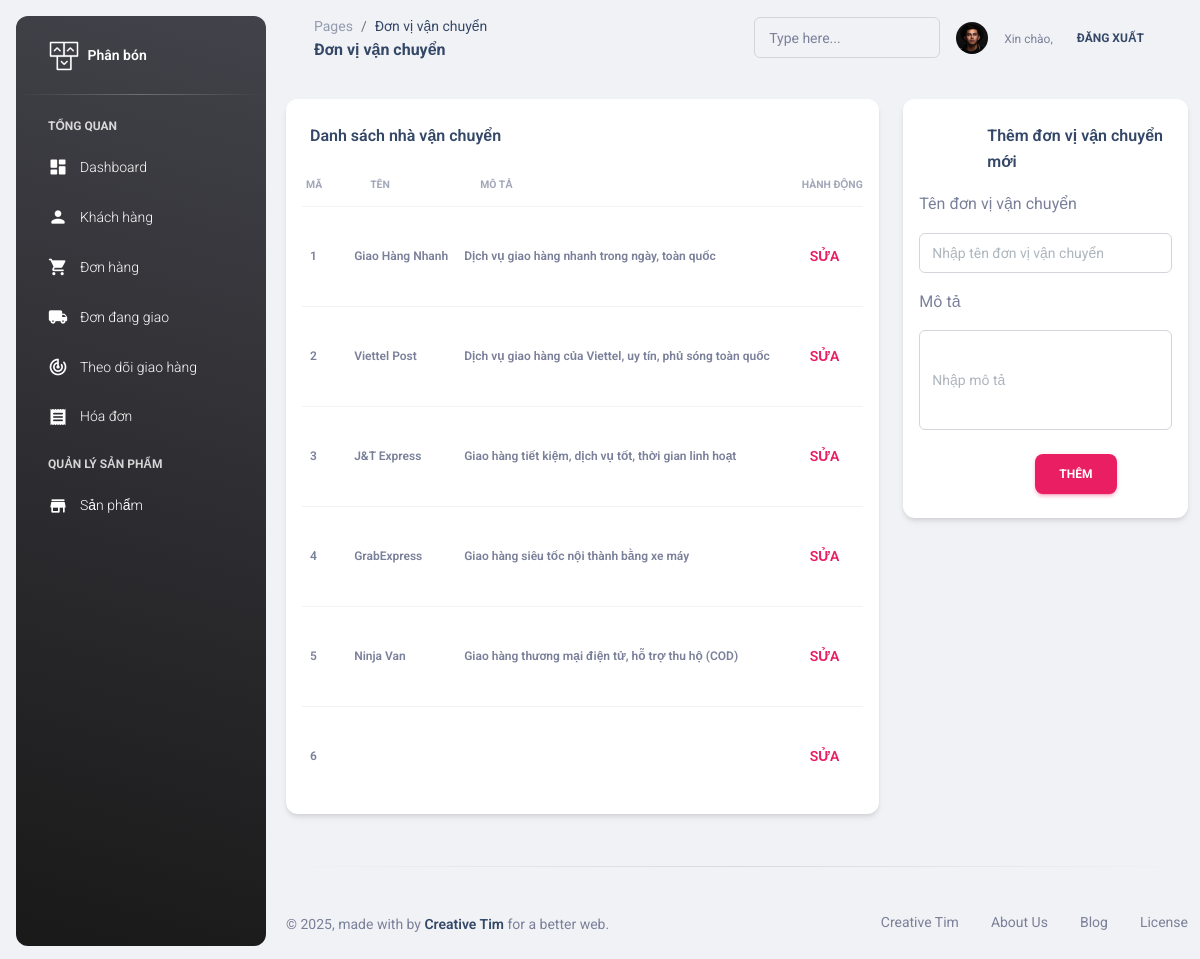
The app's page /admin/transporters.php with its own data.
### tables this page shows
CREATE TABLE `nha_van_chuyen` (
  `NVC_MA` int(11) NOT NULL,
  `NVC_TEN` varchar(100) NOT NULL,
  `NVC_MOTA` text NOT NULL
);

### admin/transporters.php (the view, shortened to what this page needs)
<!DOCTYPE html>
<html lang="en">
<?php include "head.php"; ?>
<body class="g-sidenav-show  bg-gray-200">
<?php
    require 'aside.php';
  ?>
  <main class="main-content position-relative max-height-vh-100 h-100 border-radius-lg ">
    <nav class="navbar navbar-main navbar-expand-lg px-0 mx-4 shadow-none border-radius-xl" id="navbarBlur" data-scroll="true">
			<div class="container-fluid py-1 px-3">
        <nav aria-label="breadcrumb">
          <ol class="breadcrumb bg-transparent mb-0 pb-0 pt-1 px-0 me-sm-6 me-5">
            <li class="breadcrumb-item text-sm"><a class="opacity-5 text-dark" href="javascript:;">Pages</a></li>
            <li class="breadcrumb-item text-sm text-dark active" aria-current="page">Đơn vị vận chuyển</li>
          </ol>
          <h6 class="font-weight-bolder mb-0">Đơn vị vận chuyển</h6>
        </nav>
        <div class="collapse navbar-collapse mt-sm-0 mt-2 me-md-0 me-sm-4" id="navbar">
          <div class="ms-md-auto pe-md-3 d-flex align-items-center">
            <div class="input-group input-group-outline">
              <label class="form-label">Type here...</label>
              <input type="text" class="form-control">
            </div>
          </div>
          <ul class="navbar-nav  justify-content-end">
            <li class="nav-item d-flex align-items-center">
              <div class="d-flex align-items-center">
                <img src="../asset_admin/img/staff_img/team-4.jpg" class="rounded-circle" style="width: 32px; height: 32px; object-fit: cover;">
                <div class="ms-3">
                  <span class="text-muted text-xs mb-0">Xin chào,</span>
                </div>
                <a href="log_out.php" class="btn btn-link text-dark px-3 mb-0">
                  <i class="fas fa-sign-out-alt me-2"></i>Đăng xuất
                </a>
              </div>
            </li>
          </ul>
        </div>
      </div>
    </nav>
		<?php
			require 'connect.php';
		?>
		<div class="container-fluid py-4">
      <div class="row">
      	<div class="col-8">
      		<div class="card mb-4">
            <div class="card-header pb-2">
              <h6>Danh sách nhà vận chuyển</h6>
						</div>
            <div class="card-body px-3 pt-0 pb-2">
						<?php
              $sql = "select * from nha_van_chuyen";
            ?>
              <div class="table-responsive p-0">
                <table class="table align-items-center mb-0">
                  <thead>
                    <tr>
                      <th class="text-uppercase text-secondary text-xxs font-weight-bolder opacity-7 ps-1">Mã</th>
                      <th class="text-uppercase text-secondary text-xxs font-weight-bolder opacity-7">Tên</th>
                      <th class="text-uppercase text-secondary text-xxs font-weight-bolder opacity-7">Mô tả</th>
                      <th class="text-uppercase text-secondary text-xxs font-weight-bolder opacity-7">Hành động</th>
                    </tr>
                  </thead>
                	<tbody>
                  <?php
                      $result = $conn->query($sql);
                      if ($result->num_rows > 0) {
                      $result = $conn->query($sql);
                      $result_all = $result -> fetch_all(MYSQLI_ASSOC);
                      foreach ($result_all as $row) {
                  ?>
                    <tr class="height-100">
                      <td>
                        <p class="text-xs font-weight-bold mb-0"><?php echo $row["NVC_MA"]; ?></p>
                      </td>
											<td>
                        <p class="text-xs font-weight-bold mb-0"><?php echo $row["NVC_TEN"]; ?></p>
                      </td>
											<td>
                        <p class="text-xs font-weight-bold mb-0"><?php echo $row["NVC_MOTA"]; ?></p>
                      </td>
											<td class="align-middle text-center">
                        <div class="mt-3 d-flex col-sm-12">
                        	<button data-id="<?php echo $row["NVC_MA"];?>" data-name="<?php echo $row["NVC_TEN"];?>" data-des="<?php echo $row["NVC_MOTA"];?>" class="edit-btn btn btn-link text-primary font-weight-bold text-sm">
                            Sửa
                          </button>
                        </div>
                      </td>
                    </tr>
                  <?php
											}
                  }
                  ?>
              		</tbody>
              	</table>
            	</div>
          	</div>
        	</div>
      	</div>
				<div class="col-4">
      		<div class="card mb-4">
            <div class="card-header pb-2">
              <h6 style="padding-left:60px;">Thêm đơn vị vận chuyển mới</h6>
						</div>
            <div class="card-body px-3 pt-0 pb-2">
							<form role="form" method="post" action="add_transporter.php" enctype="multipart/form-data">
								<div class="row">
									<div class="col-md-12">
										Tên đơn vị vận chuyển
										<div class="input-group input-group-lg input-group-outline my-3">
											<input required type="text" name="ten" class="form-control" placeholder="Nhập tên đơn vị vận chuyển">
										</div>
									</div>
								</div>
								<div class="row">
									<div class="col-md-12">
										Mô tả
										<div class="input-group input-group-lg input-group-outline my-3">
											<input required type="text" name="mota" style="height:100px;" class="form-control" placeholder="Nhập mô tả">
										</div>
									</div>
								</div>
								<div class="row">
									<div class="col-md-12 px-8">
										<button type="submit" class="btn btn-primary mt-2" >Thêm</button>
									</div>
								</div>
							</form>
          	</div>
        	</div>
      	</div>
    	</div>
    </div>
      <hr class="horizontal dark my-1">
      <div class="card-body pt-sm-3 pt-0 overflow-auto">
		<footer class="footer py-4  ">
        <div class="container-fluid">
          <div class="row align-items-center justify-content-lg-between">
            <div class="col-lg-6 mb-lg-0 mb-4">
              <div class="copyright text-center text-sm text-muted text-lg-start">
                © ,
                made with <i class="fa fa-heart"></i> by
                <a href="https://www.creative-tim.com" class="font-weight-bold" target="_blank">Creative Tim</a>
                for a better web.
              </div>
            </div>
            <div class="col-lg-6">
              <ul class="nav nav-footer justify-content-center justify-content-lg-end">
                <li class="nav-item">
                  <a href="https://www.creative-tim.com" class="nav-link text-muted" target="_blank">Creative Tim</a>
                </li>
                <li class="nav-item">
                  <a href="https://www.creative-tim.com/presentation" class="nav-link text-muted" target="_blank">About Us</a>
                </li>
                <li class="nav-item">
                  <a href="https://www.creative-tim.com/blog" class="nav-link text-muted" target="_blank">Blog</a>
                </li>
                <li class="nav-item">
                  <a href="https://www.creative-tim.com/license" class="nav-link pe-0 text-muted" target="_blank">License</a>
                </li>
              </ul>
            </div>
          </div>
        </div>
      </footer>
    </div>
	</main>
</body>
</html>

### records on screen
nha_van_chuyen: NVC_MA "1", NVC_TEN "Giao Hàng Nhanh", NVC_MOTA "Dịch vụ giao hàng nhanh trong ngày, toàn quốc"
nha_van_chuyen: NVC_MA "2", NVC_TEN "Viettel Post", NVC_MOTA "Dịch vụ giao hàng của Viettel, uy tín, phủ sóng toàn quốc"
nha_van_chuyen: NVC_MA "3", NVC_TEN "J&T Express", NVC_MOTA "Giao hàng tiết kiệm, dịch vụ tốt, thời gian linh hoạt"
nha_van_chuyen: NVC_MA "4", NVC_TEN "GrabExpress", NVC_MOTA "Giao hàng siêu tốc nội thành bằng xe máy"
nha_van_chuyen: NVC_MA "5", NVC_TEN "Ninja Van", NVC_MOTA "Giao hàng thương mại điện tử, hỗ trợ thu hộ (COD)"
nha_van_chuyen: NVC_MA "6"
